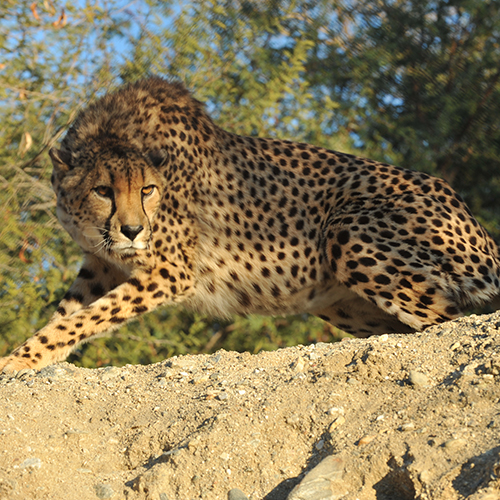
#> input picture Semestres/Agentes Inteligentes/images/cheetah.jpg, 500 x 500 px, given in place of cheetah.png, which was not available
$ jupyter execute --allow-errors PhaseChange.ipynb   (text cells are left out)
#> lines starting #> are read from the running program, lines starting #| are printed output that depends on the picture; pictures that were not available may be replaced by others from this repository, and a replacement may not be noted
[cell 1]
import numpy as np
import cv2
from matplotlib import pyplot as plt

[cell 2]
zebra = cv2.imread('zebra.png', cv2.IMREAD_GRAYSCALE)
#> (the rest of this cell did not finish here and is left out)

[cell 3]
cheetah = cv2.imread('cheetah.png', cv2.IMREAD_GRAYSCALE)
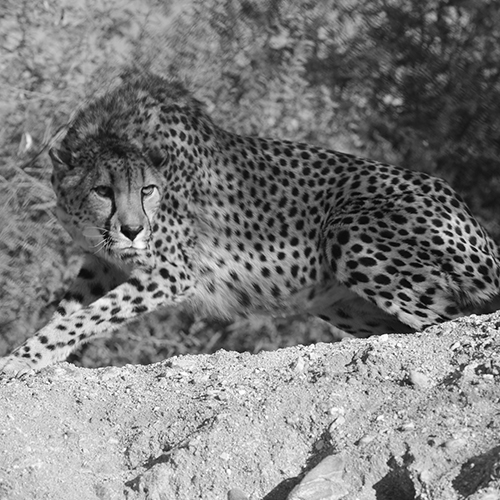
#> cheetah: shape (500, 500); min 0, max 255, mean 125.3
plt.imshow(cheetah, cmap = "gray")
cheetah.shape
#> Out = (500, 500)

#> (a cell that did not finish here is left out)

[cell 5]
dftCheetah = np.fft.fftshift(cv2.dft(np.float32(cheetah), flags = cv2.DFT_COMPLEX_OUTPUT))
mCheetah, aCheetah = cv2.cartToPolar(dftCheetah[:, :, 0], dftCheetah[:, :, 1])
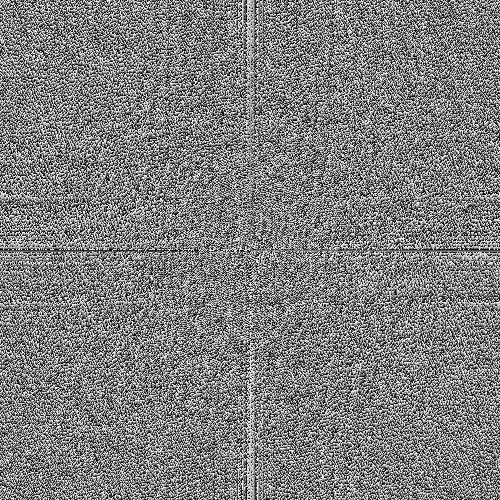
#> aCheetah: shape (500, 500) float32; min 4.1e-05, max 6.28, mean 3.14; drawn with min black and max white

#> (a cell that did not finish here is left out)

[cell 7]
plt.subplot(121), plt.imshow(20*np.log(mCheetah), cmap = 'gray')
plt.title('Magnitude'), plt.xticks([]), plt.yticks([])
plt.subplot(122), plt.imshow(aCheetah, cmap = 'gray')
plt.title('Phase'), plt.xticks([]), plt.yticks([])
plt.show()
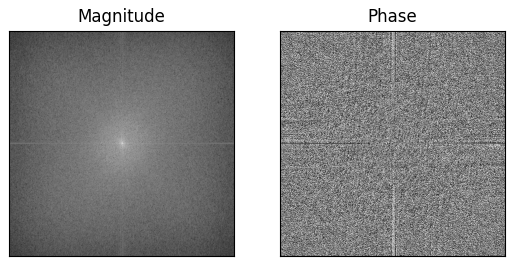
#> figure drawn by matplotlib, 2 panels
